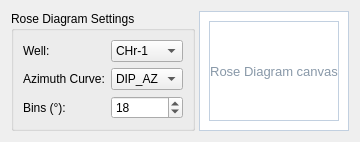
   <widget class="QWidget" name="tabRoseDiagram">
    <attribute name="title">
     <string>Rose Diagram</string>
    </attribute>
    <layout class="QHBoxLayout" name="layoutRose">
     <property name="spacing">
      <number>4</number>
     </property>
     <item>
      <widget class="QGroupBox" name="groupRoseControls">
       <property name="title">
        <string>Rose Diagram Settings</string>
       </property>
       <layout class="QFormLayout">
        <item row="0" column="0">
         <widget class="QLabel" name="auto_label_013">
          <property name="text">
           <string>Well:</string>
          </property>
         </widget>
        </item>
        <item row="0" column="1">
         <widget class="QComboBox" name="comboRoseWell">
          <item>
           <property name="text">
            <string>CHr-1</string>
           </property>
          </item>
         </widget>
        </item>
        <item row="1" column="0">
         <widget class="QLabel" name="auto_label_014">
          <property name="text">
           <string>Azimuth Curve:</string>
          </property>
         </widget>
        </item>
        <item row="1" column="1">
         <widget class="QComboBox" name="comboRoseCurve">
          <item>
           <property name="text">
            <string>DIP_AZ</string>
           </property>
          </item>
         </widget>
        </item>
        <item row="2" column="0">
         <widget class="QLabel" name="auto_label_015">
          <property name="text">
           <string>Bins (°):</string>
          </property>
         </widget>
        </item>
        <item row="2" column="1">
         <widget class="QSpinBox" name="spinRoseBins">
          <property name="minimum">
           <number>4</number>
          </property>
          <property name="maximum">
           <number>72</number>
          </property>
          <property name="value">
           <number>18</number>
          </property>
         </widget>
        </item>
       </layout>
      </widget>
     </item>
     <item>
      <widget class="QFrame" name="frameRoseCanvas">
       <property name="styleSheet">
        <string>background:#FFFFFF;border:1px solid #C2D0E0;</string>
       </property>
       <property name="frameShape">
        <enum>QFrame::StyledPanel</enum>
       </property>
       <property name="frameShadow">
        <enum>QFrame::Sunken</enum>
       </property>
       <layout class="QVBoxLayout">
        <item>
         <widget class="QLabel" name="lblRosePlaceholder">
          <property name="styleSheet">
           <string>color:#8898A8;font-size:13px;</string>
          </property>
          <property name="text">
           <string>Rose Diagram canvas</string>
          </property>
          <property name="alignment">
           <set>Qt::AlignCenter</set>
          </property>
         </widget>
        </item>
       </layout>
      </widget>
     </item>
    </layout>
   </widget>
